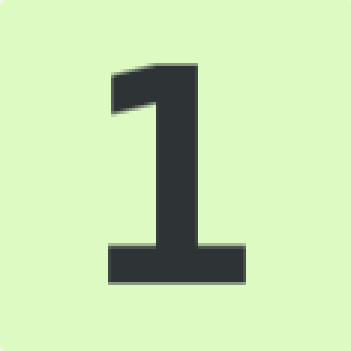
#> input picture templates/one_template.png, 117 x 117 px (shown 3 times larger)
$ python data_gathering_histgrm.py
#> lines starting #> are read from the running program, lines starting #| are printed output that depends on the picture
#!/usr/bin/env python3
# Tim Marvel
import cv2
import numpy as np
import os
import pyscreenshot

HIST_TILE_SIZE = (10, 10)
HIST_BINS = [32, 32, 32]
HIST_LAYERS = [0, 1, 2]
HIST_RANGE = [0, 256, 0, 256, 0, 256]
HIST_COMPARE_MTHD = 0  # opencv method for histogram comparison

one_template = cv2.imread(os.path.join(os.getcwd(), "templates/one_template.png"))
#> one_template is the input picture: shape (117, 117, 3); mean B, G, R 178.4, 226.7, 200.4
one_template = cv2.resize(one_template, HIST_TILE_SIZE, interpolation=cv2.INTER_CUBIC)
hist_one = cv2.calcHist([one_template], HIST_LAYERS, None, HIST_BINS, HIST_RANGE)
cv2.normalize(hist_one, hist_one).flatten()

two_template = cv2.imread(os.path.join(os.getcwd(), "templates/two_template.png"))
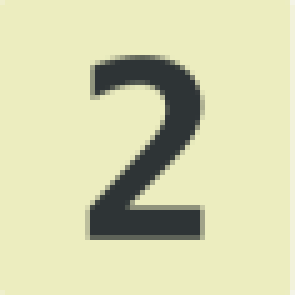
#> input picture templates/two_template.png, 59 x 59 px (shown 5 times larger)
#> two_template is the input picture: shape (59, 59, 3); mean B, G, R 174.4, 214, 212.4
two_template = cv2.resize(two_template, HIST_TILE_SIZE, interpolation=cv2.INTER_CUBIC)
hist_two = cv2.calcHist([two_template], HIST_LAYERS, None, HIST_BINS, HIST_RANGE)
cv2.normalize(hist_two, hist_two).flatten()

three_template = cv2.imread(os.path.join(os.getcwd(), "templates/three_template.png"))
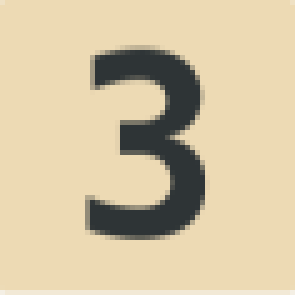
#> input picture templates/three_template.png, 59 x 59 px (shown 5 times larger)
#> three_template is the input picture: shape (59, 59, 3); mean B, G, R 163.8, 196.1, 211.6
three_template = cv2.resize(three_template, HIST_TILE_SIZE, interpolation=cv2.INTER_CUBIC)
hist_three = cv2.calcHist([three_template], HIST_LAYERS, None, HIST_BINS, HIST_RANGE)
cv2.normalize(hist_three, hist_three).flatten()

four_template = cv2.imread(os.path.join(os.getcwd(), "templates/four_template.png"))
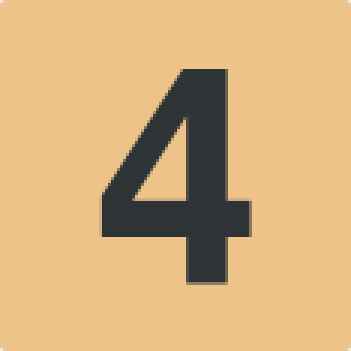
#> input picture templates/four_template.png, 117 x 117 px (shown 3 times larger)
#> four_template is the input picture: shape (117, 117, 3); mean B, G, R 126.9, 176, 211.6
four_template = cv2.resize(four_template, HIST_TILE_SIZE, interpolation=cv2.INTER_CUBIC)
hist_four = cv2.calcHist([four_template], HIST_LAYERS, None, HIST_BINS, HIST_RANGE)
cv2.normalize(hist_four, hist_four).flatten()

five_template = cv2.imread(os.path.join(os.getcwd(), "templates/five_template.png"))
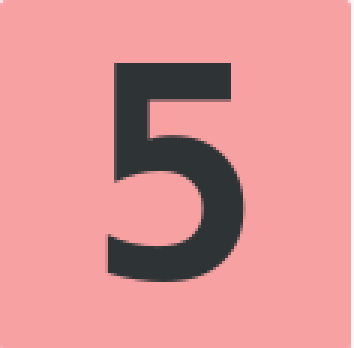
#> input picture templates/five_template.png, 118 x 116 px (shown 3 times larger)
#> five_template is the input picture: shape (116, 118, 3); mean B, G, R 148, 146.9, 219.7
five_template = cv2.resize(five_template, HIST_TILE_SIZE, interpolation=cv2.INTER_CUBIC)
hist_five = cv2.calcHist([five_template], HIST_LAYERS, None, HIST_BINS, HIST_RANGE)
cv2.normalize(hist_five, hist_five).flatten()

six_template = cv2.imread(os.path.join(os.getcwd(), "templates/six_template.png"))
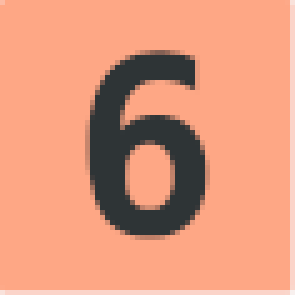
#> input picture templates/six_template.png, 59 x 59 px (shown 5 times larger)
#> six_template is the input picture: shape (59, 59, 3); mean B, G, R 123.5, 151.3, 223
six_template = cv2.resize(six_template, HIST_TILE_SIZE, interpolation=cv2.INTER_CUBIC)
hist_six = cv2.calcHist([six_template], HIST_LAYERS, None, HIST_BINS, HIST_RANGE)
cv2.normalize(hist_six, hist_six).flatten()

seven_template = cv2.imread(os.path.join(os.getcwd(), "templates/seven_template.png"))
#> (the run stopped early here; a loop or call above may not have finished)
